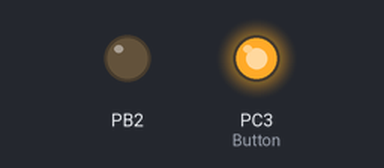
This program was run on a simulated ATmega328P, built with avr-gcc and emulated at 16 MHz. Shown: output pins drawn as LEDs (lit = HIGH). At 0.0 s the program stops and its outputs stay as they are.

Above: at 0.1 s.
Timing chart, 0 to 1.5 s (numbered marks = the images above):
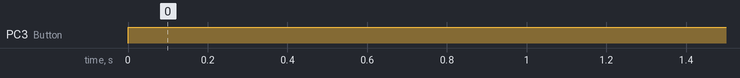

The program:

main.c
```c
/*
 * DA2c_2_b.c
 *
 * Created: 10/15/2019 8:52:37 AM
 * Author : Dilbert
 */
#define F_CPU 16000000UL

#include <avr/io.h>
#include <avr/interrupt.h>

unsigned short county;		// Global Count Variable
int main(void)
{
	DDRB = 1<<2;			// Set PortB.2 as an output
	PORTB = 0<<2;			// Set PortB.2 Low (LED off)
	DDRC = 1<<3;			// Set PortC.3 as an input
	PORTC = 1<<3;			// Set PortC.3 Pull up high

	county = 0;				// Set global count to 0

	TCNT0 = 0X00;			// Set the Timer count register to zero
	TIMSK0 = (1<<TOIE0);	// Set the Timer Overflow interrupt enabled
	sei();					// Global interrupt enable
	while(1){
		if(county == 82){		// If Count = 82
			county = 0;			// Set global counter to 0
			PORTB = 0<<2;		// Set PortB.2 Low (LED off)
		}
		if(!(PINC & (1 << 3))){	// If PortC.3 Goes low (Button pressed)
			county = 0;			// Set global counter to 0
			PORTB = 1<<2;		// Set PortB.2 High (LED on)
			TCCR0A = 0X00;		// Set Timer Control Register.A = 0x00 (Normal Mode)
			TCCR0B = 0X05;		// Set Timer Control Register.B = 0x05 (Prescaler 1024)
		}
	};
}
ISR (TIMER0_OVF_vect){		// Timer Overflow interrupt Service Request
	county = county + 1;	// Increment Count + 1
	TCNT0 = 00;				// Reset the timer count register to zero
}
```

Measured:
- by itself, PC3 (Button): LOW → HIGH at 0.00 s
